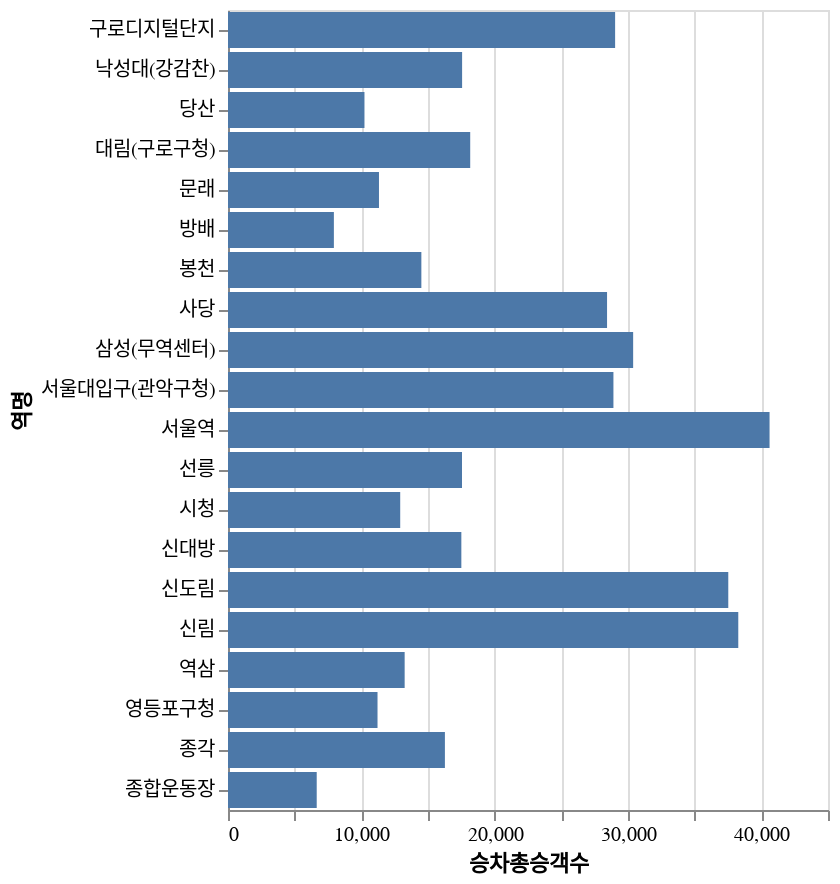

This figure's notebook cell:
### Code cell
#@title Draw a bar chart.
bar_chart = alt.Chart(filtered_df).mark_bar().encode(
    x="승차총승객수:Q", # Q: Quantitative
    y="역명:N", # N: Nominal = Categorical

)

bar_chart.display()

### Figure 1 — Vega-Lite specification as saved in the notebook (floating-point values rounded to 4 significant figures)
{"config": {"view": {"continuousWidth": 300, "continuousHeight": 300}}, "data": {"name": "data-e1f2f8745d030274f64781cdb19f1d11"}, "mark": {"type": "bar"}, "encoding": {"x": {"field": "승차총승객수", "type": "quantitative"}, "y": {"field": "역명", "type": "nominal"}}, "$schema": "https://vega.github.io/schema/vega-lite/v5.20.1.json", "datasets": {"data-e1f2f8745d030274f64781cdb19f1d11": [{"사용일자": 20241201, "노선명": "1호선", "역명": "종각", "승차총승객수": 16268, "하차총승객수": 14378, "등록일자": 20241204}, {"사용일자": 20241201, "노선명": "1호선", "역명": "시청", "승차총승객수": 12916, "하차총승객수": 11878, "등록일자": 20241204}, {"사용일자": 20241201, "노선명": "1호선", "역명": "서울역", "승차총승객수": 40617, "하차총승객수": 39523, "등록일자": 20241204}, {"사용일자": 20241201, "노선명": "2호선", "역명": "역삼", "승차총승객수": 13249, "하차총승객수": 14046, "등록일자": 20241204}, {"사용일자": 20241201, "노선명": "2호선", "역명": "선릉", "승차총승객수": 17550, "하차총승객수": 15021, "등록일자": 20241204}, {"사용일자": 20241201, "노선명": "2호선", "역명": "삼성(무역센터)", "승차총승객수": 30386, "하차총승객수": 27571, "등록일자": 20241204}, {"사용일자": 20241201, "노선명": "2호선", "역명": "종합운동장", "승차총승객수": 6654, "하차총승객수": 7510, "등록일자": 20241204}, {"사용일자": 20241201, "노선명": "2호선", "역명": "방배", "승차총승객수": 7941, "하차총승객수": 8070, "등록일자": 20241204}, {"사용일자": 20241201, "노선명": "2호선", "역명": "사당", "승차총승객수": 28429, "하차총승객수": 29778, "등록일자": 20241204}, {"사용일자": 20241201, "노선명": "2호선", "역명": "낙성대(강감찬)", "승차총승객수": 17558, "하차총승객수": 18461, "등록일자": 20241204}, {"사용일자": 20241201, "노선명": "2호선", "역명": "서울대입구(관악구청)", "승차총승객수": 28907, "하차총승객수": 29261, "등록일자": 20241204}, {"사용일자": 20241201, "노선명": "2호선", "역명": "봉천", "승차총승객수": 14502, "하차총승객수": 14031, "등록일자": 20241204}, {"사용일자": 20241201, "노선명": "2호선", "역명": "신림", "승차총승객수": 38271, "하차총승객수": 37360, "등록일자": 20241204}, {"사용일자": 20241201, "노선명": "2호선", "역명": "신대방", "승차총승객수": 17501, "하차총승객수": 17029, "등록일자": 20241204}, {"사용일자": 20241201, "노선명": "2호선", "역명": "구로디지털단지", "승차총승객수": 29034, "하차총승객수": 28449, "등록일자": 20241204}, {"사용일자": 20241201, "노선명": "2호선", "역명": "대림(구로구청)", "승차총승객수": 18166, "하차총승객수": 18365, "등록일자": 20241204}, {"사용일자": 20241201, "노선명": "2호선", "역명": "신도림", "승차총승객수": 37521, "하차총승객수": 36718, "등록일자": 20241204}, {"사용일자": 20241201, "노선명": "2호선", "역명": "문래", "승차총승객수": 11323, "하차총승객수": 11997, "등록일자": 20241204}, {"사용일자": 20241201, "노선명": "2호선", "역명": "영등포구청", "승차총승객수": 11214, "하차총승객수": 11633, "등록일자": 20241204}, {"사용일자": 20241201, "노선명": "2호선", "역명": "당산", "승차총승객수": 10235, "하차총승객수": 10784, "등록일자": 20241204}]}}
